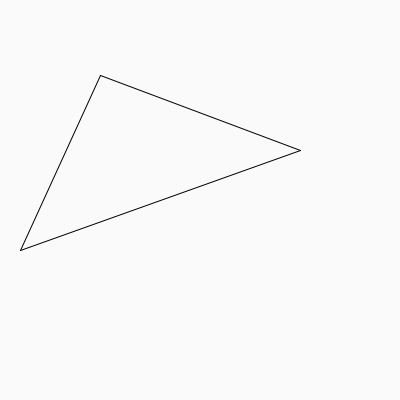
Frame 1 (no input)
Frame 60 (the mouse pressed at the canvas centre just before this capture): identical to frame 1, image omitted
Frame 120 (the mouse held since frame 60 and released just before this capture): identical to frame 1, image omitted

The Processing sketch that drew this single still picture (run headless with seeded random() and noise(); from frame 60 on, the mouse is pressed at the canvas centre):

// Processing sketch: Vopdr9_8
// ── Vopdr9_8.pde


void setup(){
  size(400,400);
  
}

void draw(){
  background(250,250,250);
  fill(200,0,0);
  drawTriangle(20,250,300,150,100,75);
}

void drawTriangle (int x1, int y1, int x2, int y2, int x3, int y3){
  line(x1,y1,x2,y2);
  line(x2,y2,x3,y3);
  line(x3,y3,x1,y1);
}
